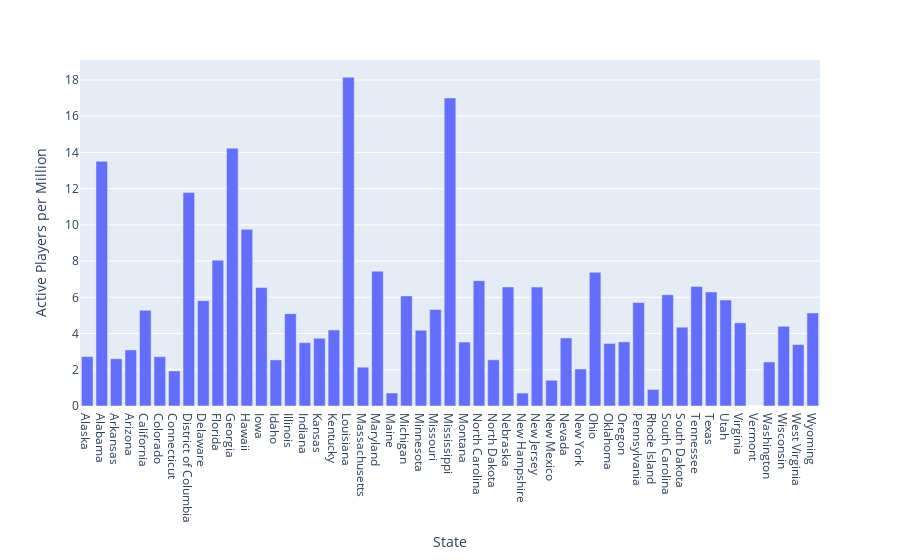

Write notebook code for a chart like this one.
### Markdown cell above
From this we can see that Georgia is still in the top 5 but the other four have dropped out

It is also apparent that the top four of these states are from the "Bible Belt", states famous for their football culture, with universities in the NCAA's Southeastern Conference, the 
biggest conference in NCAA Football

### Code cell
#Plotting the values to see overall distribution

fig = px.bar(nfl, y='Active Players per Million', x='State')

fig.show()

### Figure 1 — Plotly figure (JSON) as saved in the notebook; plotly's stock layout.template omitted (floating-point values rounded to 4 significant figures)
{"data": [{"alignmentgroup": "True", "hovertemplate": "State=%{x}<br>Active Players per Million=%{y}<extra></extra>", "legendgroup": "", "marker": {"color": "#636efa", "pattern": {"shape": ""}}, "name": "", "offsetgroup": "", "orientation": "v", "showlegend": false, "textposition": "auto", "type": "bar", "x": ["Alaska", "Alabama", "Arkansas", "Arizona", "California", "Colorado", "Connecticut", "District of Columbia", "Delaware", "Florida", "Georgia", "Hawaii", "Iowa", "Idaho", "Illinois", "Indiana", "Kansas", "Kentucky", "Louisiana", "Massachusetts", "Maryland", "Maine", "Michigan", "Minnesota", "Missouri", "Mississippi", "Montana", "North Carolina", "North Dakota", "Nebraska", "New Hampshire", "New Jersey", "New Mexico", "Nevada", "New York", "Ohio", "Oklahoma", "Oregon", "Pennsylvania", "Rhode Island", "South Carolina", "South Dakota", "Tennessee", "Texas", "Utah", "Virginia", "Vermont", "Washington", "Wisconsin", "West Virginia", "Wyoming"], "xaxis": "x", "y": [2.727, 13.51, 2.608, 3.095, 5.287, 2.722, 1.935, 11.78, 5.815, 8.049, 14.23, 9.755, 6.548, 2.545, 5.1, 3.497, 3.741, 4.198, 18.15, 2.142, 7.443, 0.7165, 6.077, 4.183, 5.326, 17.01, 3.531, 6.922, 2.551, 6.571, 0.7132, 6.566, 1.419, 3.757, 2.044, 7.382, 3.454, 3.543, 5.709, 0.9124, 6.141, 4.351, 6.595, 6.294, 5.852, 4.589, 0, 2.432, 4.399, 3.39, 5.136], "yaxis": "y"}], "layout": {"barmode": "relative", "legend": {"tracegroupgap": 0}, "margin": {"t": 60}, "xaxis": {"anchor": "y", "domain": [0, 1], "title": {"text": "State"}}, "yaxis": {"anchor": "x", "domain": [0, 1], "title": {"text": "Active Players per Million"}}}}
